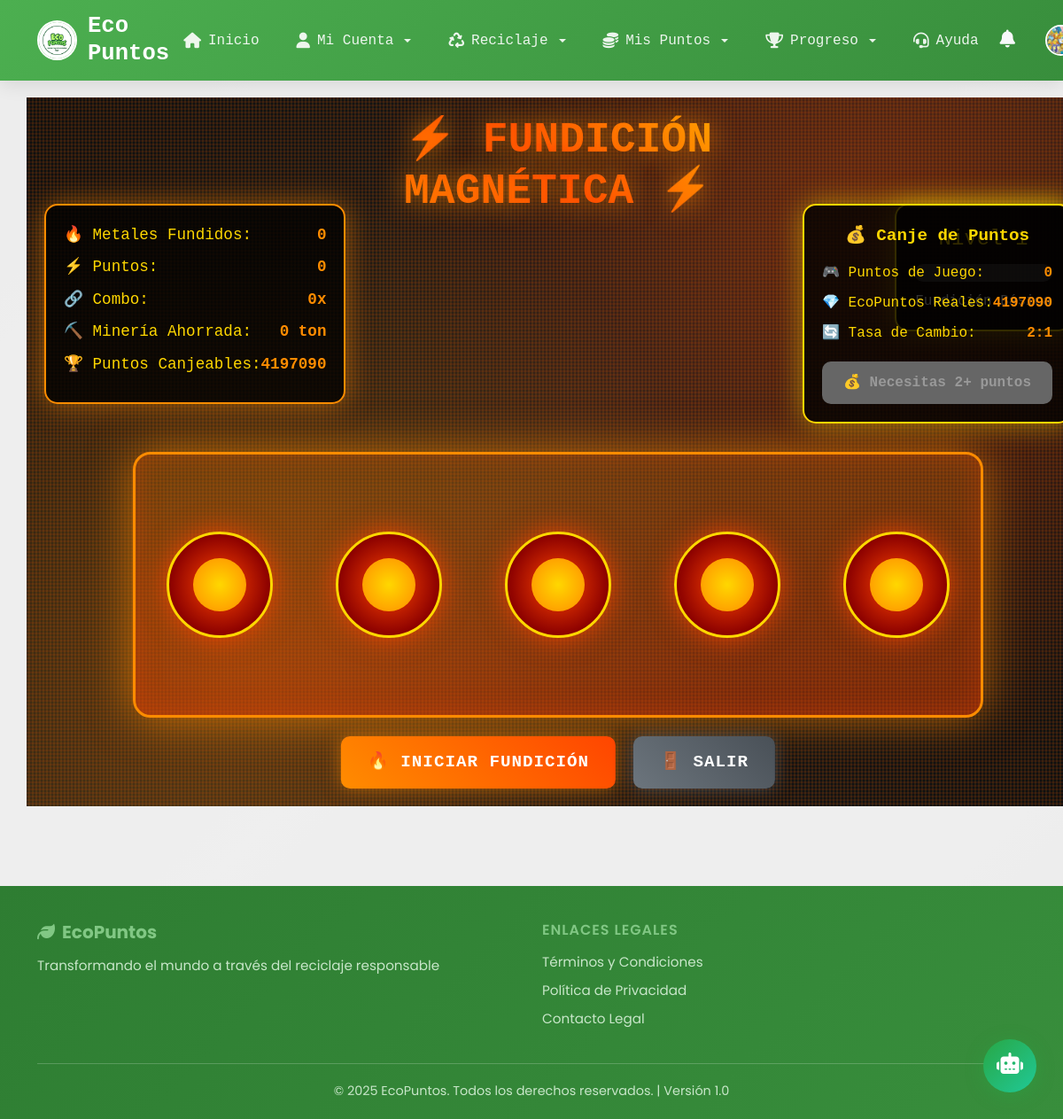
Screenshot of /juego-metales/ (signed in) with the database file from the repository.
### core/models.py (models this page shows, shortened)
class Usuario(AbstractUser):
    ROLES = (
        ('superuser', 'Superusuario'),
        ('admin', 'Administrador'),
        ('conductor', 'Conductor'),
        ('user', 'Usuario Regular'),
    )
    LEVELS = (
        ('guardian_verde', 'Guardián Verde'),
        ('defensor_planeta', 'Defensor del Planeta'),
        ('heroe_eco', 'Héroe Eco'),
        ('embajador_ambiental', 'Embajador Ambiental'),
        ('leyenda_sustentable', 'Leyenda Sustentable'),
    )
    ZONAS = (
        ('zona_1_sur', 'Zona 1 - Sur (Comunas 9, 13)'),
        ('zona_2_centro', 'Zona 2 - Centro (Comunas 1, 3, 10, 12)'),
        ('zona_3_norte', 'Zona 3 - Norte (Comunas 2, 5, 6, 7, 8)'),
    )
    role = models.CharField(max_length=10, choices=ROLES, default='user')
    level = models.CharField(max_length=25, choices=LEVELS, default='guardian_verde')
    zona_asignada = models.CharField(max_length=20, choices=ZONAS, blank=True, null=True, help_text="Zona asignada para conductores")
    puntos = models.IntegerField(default=0)
    puntos_juego = models.IntegerField(default=0)  # Puntos acumulados en juegos de plásticos
    puntos_juego_vidrios = models.IntegerField(default=0)  # Puntos acumulados en juegos de vidrios
    puntos_juego_papel = models.IntegerField(default=0)  # Puntos acumulados en el juego de papel y cartón
    puntos_juego_metales = models.IntegerField(default=0)  # Puntos acumulados en el juego de metales
    nombres = models.CharField(max_length=100, blank=True, default='')
    apellidos = models.CharField(max_length=100, blank=True, default='')
    cedula = models.CharField(max_length=20, blank=True, null=True)
    telefono = models.CharField(max_length=20, blank=True, null=True)
    direccion = models.CharField(max_length=255, blank=True, null=True)
    fecha_registro = models.DateTimeField(auto_now_add=True)
    password_reset_token = models.CharField(max_length=100, blank=True, null=True)
    password_reset_expires = models.DateTimeField(null=True, blank=True)
    testimonio = models.TextField("Testimonio", blank=True, null=True)
    notificaciones_email = models.BooleanField(default=True)
    notificaciones_push = models.BooleanField(default=False)
    perfil_publico = models.BooleanField(default=True)
    mostrar_puntos = models.BooleanField(default=True)
    foto_perfil = models.ImageField(upload_to='fotos_perfil/', null=True, blank=True)
    suspended = models.BooleanField(default=False, help_text="Usuario suspendido permanentemente")
    terminos_aceptados = models.BooleanField(default=False, help_text="Usuario ha aceptado los términos y condiciones")
    fecha_aceptacion_terminos = models.DateTimeField(null=True, blank=True, help_text="Fecha cuando aceptó los términos")
    email_verificado = models.BooleanField(default=False, help_text="Email verificado con código 2FA")
    codigo_verificacion = models.CharField(max_length=6, blank=True, null=True, help_text="Código de verificación 2FA")
    codigo_verificacion_expira = models.DateTimeField(null=True, blank=True, help_text="Expiración del código 2FA")
    intentos_verificacion = models.IntegerField(default=0, help_text="Intentos fallidos de verificación")
    verificacion_bloqueada_hasta = models.DateTimeField(null=True, blank=True, help_text="Bloqueo temporal por intentos fallidos")
    email = models.EmailField(unique=True)
    class Meta:
        verbose_name = 'Usuario'
        verbose_name_plural = 'Usuarios'

### core/views.py (the view, shortened to what this page needs)
# urls.py: path('juego-metales/', views.juego_metales, name='juego_metales'),
@login_required
def juego_metales(request):
    context = {
        'user': request.user,
        'puntos_actuales': request.user.puntos,
        'puntos_juego_metales': getattr(request.user, 'puntos_juego_metales', 0)
    }
    return render(request, 'core/juego_metales.html', context)

### core/templates/core/juego_metales.html (shortened to what this page needs)
{% extends 'core/base.html' %}
{% load static %}
{% block content %}
<div class="game-container">
    <div class="foundry-background"></div>
    <div class="magnetic-field" id="magneticField"></div>
    <div class="game-header">
        <h1 class="game-title">⚡ FUNDICIÓN MAGNÉTICA ⚡</h1>
    </div>
    <div class="stats-panel">
        <div class="stat-item">
            <span>🔥 Metales Fundidos:</span>
            <span class="stat-value" id="metalesFundidos">0</span>
        </div>
        <div class="stat-item">
            <span>⚡ Puntos:</span>
            <span class="stat-value" id="puntos">0</span>
        </div>
        <div class="stat-item">
            <span>🔗 Combo:</span>
            <span class="stat-value" id="combo">0x</span>
        </div>
        <div class="stat-item">
            <span>⛏️ Minería Ahorrada:</span>
            <span class="stat-value" id="mineriaAhorrada">0 ton</span>
        </div>
        <div class="stat-item">
            <span>🏆 Puntos Canjeables:</span>
            <span class="stat-value" id="puntosCanjeables">{{ user.puntos }}</span>
        </div>
    </div>
    <div class="canje-panel">
        <div class="canje-title">💰 Canje de Puntos</div>
        <div class="canje-info">
            <span>🎮 Puntos de Juego:</span>
            <span class="stat-value" id="puntosJuegoMetales">{{ puntos_juego_metales|default:0 }}</span>
        </div>
        <div class="canje-info">
            <span>💎 EcoPuntos Reales:</span>
            <span class="stat-value" id="ecopuntosReales">{{ user.puntos }}</span>
        </div>
        <div class="canje-info">
            <span>🔄 Tasa de Cambio:</span>
            <span class="stat-value">2:1</span>
        </div>
        <button class="btn-canje" id="btnCanje" onclick="canjearPuntos()">
        </button>
    </div>
    <div class="level-indicator">
        <div class="level-title">Nivel <span id="nivelActual">1</span></div>
        <div class="level-progress">
        </div>
        <div id="levelDescription">Fundición Básica</div>
    </div>
    <div class="foundry-area" id="foundryArea">
        <div class="furnace" data-type="aluminum" title="Horno de Aluminio"></div>
        <div class="furnace" data-type="copper" title="Horno de Cobre"></div>
        <div class="furnace" data-type="steel" title="Horno de Acero"></div>
        <div class="furnace" data-type="gold" title="Horno de Oro"></div>
        <div class="furnace" data-type="iron" title="Horno de Hierro"></div>
    </div>
    <div class="controls">
        <button class="btn-foundry btn-start" id="startBtn" onclick="startFoundry()">🔥 Iniciar Fundición</button>
        <a href="{% url 'categorias' %}" class="btn-foundry btn-exit">🚪 Salir</a>
    </div>
</div>
{% endblock %}

### core/templates/core/base.html (shortened to what this page needs)
{% load static %}
<!DOCTYPE html>
<html lang="es">
<head>
  <link href="https://cdn.jsdelivr.net/npm/bootstrap@5.3.0-alpha1/dist/css/bootstrap.min.css" rel="stylesheet">
  <link rel="stylesheet" href="https://cdnjs.cloudflare.com/ajax/libs/font-awesome/6.4.0/css/all.min.css">
  <link rel="stylesheet" href="https://cdnjs.cloudflare.com/ajax/libs/animate.css/4.1.1/animate.min.css">
  <link rel="stylesheet" href="https://cdnjs.cloudflare.com/ajax/libs/toastr.js/latest/toastr.min.css">
  {% if user.is_authenticated %}
  <link rel="stylesheet" href="{% static 'core/css/session-monitor.css' %}">
  {% endif %}
</head>
<body>
  <nav class="navbar navbar-expand-lg navbar-dashboard">
    <div class="container">
      <a class="navbar-brand-dashboard" href="{% url 'dashusuario' %}">
        <img src="{% static 'core/img/eco.jpg' %}" alt="Logo Eco Puntos" class="logo-dashboard">
        <h1 class="brand-text-dashboard">Eco Puntos</h1>
      </a>
      <div class="collapse navbar-collapse" id="navbarDashboard">
        <ul class="navbar-nav mx-auto nav-dashboard">
          <li class="nav-item-dashboard">
            <a class="nav-link-dashboard" href="{% url 'dashusuario' %}">
              <i class="fas fa-home"></i> Inicio
            </a>
          </li>
          <li class="nav-item-dashboard dropdown">
            <a class="nav-link-dashboard dropdown-toggle" href="#" role="button" data-bs-toggle="dropdown" aria-expanded="false">
              <i class="fas fa-user"></i> Mi Cuenta
            </a>
          </li>
          <li class="nav-item-dashboard dropdown">
            <a class="nav-link-dashboard dropdown-toggle" href="#" role="button" data-bs-toggle="dropdown" aria-expanded="false">
              <i class="fas fa-recycle"></i> Reciclaje
            </a>
          </li>
          <li class="nav-item-dashboard dropdown">
            <a class="nav-link-dashboard dropdown-toggle" href="#" role="button" data-bs-toggle="dropdown" aria-expanded="false">
              <i class="fas fa-coins"></i> Mis Puntos
            </a>
          </li>
          <li class="nav-item-dashboard dropdown">
            <a class="nav-link-dashboard dropdown-toggle" href="#" role="button" data-bs-toggle="dropdown" aria-expanded="false">
              <i class="fas fa-trophy"></i> Progreso
            </a>
          </li>
          <li class="nav-item-dashboard">
            <a class="nav-link-dashboard" href="{% url 'chatbot_interface' %}">
              <i class="fas fa-headset"></i> Ayuda
            </a>
          </li>
        </ul>
        <div class="d-flex align-items-center gap-3">
          {% if user.is_authenticated %}
            {% include 'core/includes/notification_system.html' %}
            <div class="dropdown">
              <a class="user-profile-dropdown dropdown-toggle" href="#" role="button" data-bs-toggle="dropdown" aria-expanded="false">
                {% if user.foto_perfil and not foto_perfil_missing %}
                  <img src="{{ user.foto_perfil.url }}?v={{ user.last_login|date:'U'|default:'0' }}" alt="Foto de Perfil" class="user-avatar">
                {% else %}
                  <div class="user-avatar avatar-nav">
                    {{ user.get_avatar_svg|safe }}
                  </div>
                {% endif %}
              </a>
            </div>
          {% endif %}
        </div>
      </div>
    </div>
  </nav>
  <main class="main-content">
    {% block content %}
    {% endblock %}
  </main>
  <footer class="eco-footer">
    <div class="container">
      <div class="row">
        <div class="col-md-6">
          <div class="footer-brand">
            <h5><i class="fas fa-leaf me-2"></i>EcoPuntos</h5>
            <p>Transformando el mundo a través del reciclaje responsable</p>
          </div>
        </div>
        <div class="col-md-6">
          <div class="footer-links">
            <h6>Enlaces Legales</h6>
            <ul>
              <li><a href="{% url 'terminos_condiciones' %}">Términos y Condiciones</a></li>
              <li><a href="{% url 'politica_privacidad' %}">Política de Privacidad</a></li>
              <li><a href="mailto:legal@ecopuntos.com">Contacto Legal</a></li>
            </ul>
          </div>
        </div>
      </div>
      <div class="footer-bottom">
        <p>&copy; 2025 EcoPuntos. Todos los derechos reservados. | Versión 1.0</p>
      </div>
    </div>
  </footer>
  {% if user.is_authenticated %}
    {% if request.resolver_match.url_name != 'chatbot_interface' %}
      {% include 'core/components/floating_chatbot.html' %}
    {% endif %}
  {% endif %}
</body>
</html>

### rows the page displays
Usuario: foto_perfil (picture), puntos "4197090"

### other values shown
{{ puntos_juego_metales|default:0 }} "0"
